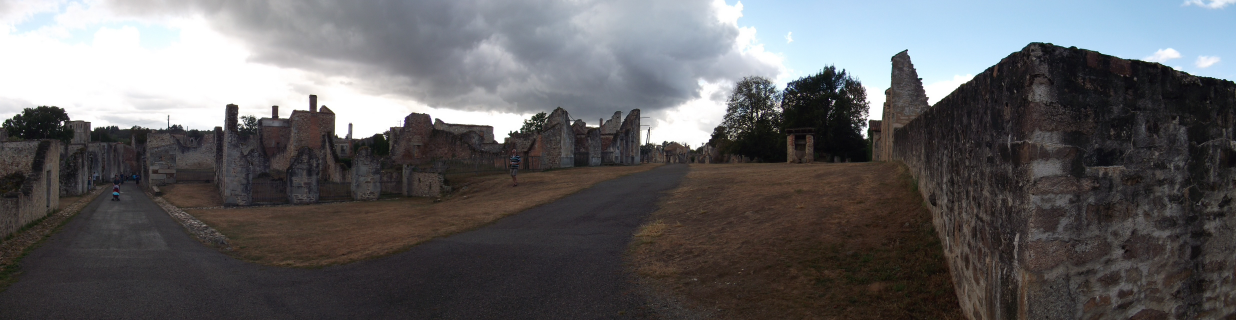
#> input picture medias/panos/oradour1.jpg, 4944 x 1280 px, found by its file name (shown at 1/4 size)
$ python pwall.py
#> lines starting #> are read from the running program, lines starting #| are printed output that depends on the picture
import numpy as np
from PIL import Image
Image.MAX_IMAGE_PIXELS=None
W,H=4096,2048
def wall(src,out,hfov,el_c=0):
#> called with out = 'oradour_w.jpg', hfov = 200, el_c = 0
    im=Image.open(src).convert("RGB"); sw=int(W*hfov/360); sh=int(sw*im.height/im.width)
#> in wall, im is the input picture: PIL image 4944x1280 RGB; mean R, G, B 97.7, 96.8, 98.5
#> after `sh = int(sw * im.height / im.width)`: sh = 588
    a=np.asarray(im.resize((sw,sh),Image.LANCZOS)).astype(np.float32)
    y=np.linspace(0,1,H)[:,None,None]
    bg=np.where(y<0.5, np.array([14,16,22])*(0.6+0.8*y), np.array([20,18,16])*(1.4-0.8*y))
    cv=np.broadcast_to(bg,(H,W,3)).copy()
    yc=int(H/2-el_c/180*H); y0=yc-sh//2; x0=(W-sw)//2
#> after `y0 = yc - sh // 2`: y0 = 730
    ex=int(sw*0.035); ey=int(sh*0.08)
#> after `ey = int(sh * 0.08)`: ey = 47
    fx=np.clip(np.minimum(np.arange(sw),sw-1-np.arange(sw))/ex,0,1); fy=np.clip(np.minimum(np.arange(sh),sh-1-np.arange(sh))/ey,0,1)
    m=(np.sqrt(fy[:,None]*fx[None,:]))[...,None]
    reg=cv[y0:y0+sh,x0:x0+sw]; cv[y0:y0+sh,x0:x0+sw]=a*m+reg*(1-m)
    # faint reflection below
    r=a[::-1][:int(sh*0.35)]*0.18; rh=r.shape[0]; fr=np.linspace(1,0,rh)[:,None,None]*fx[None,:,None]
#> after `r = a[::-1][:int(sh * 0.35)] * 0.18`:
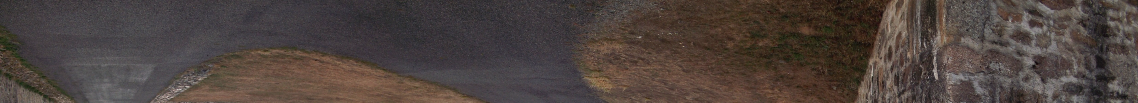
#> r: shape (205, 2275, 3) float32 (shown at 1/2 size); mean R, G, B 9.6, 8.3, 7.8; drawn with min black and max white
#> after `rh = r.shape[0]`: rh = 205
    cv[y0+sh+8:y0+sh+8+rh,x0:x0+sw]+=r*fr
    Image.fromarray(np.clip(cv,0,255).astype(np.uint8)).save(out,quality=90)
P="/home/claude/wmed/medias/panos/"
wall(P+"oradour1.jpg","oradour_w.jpg",200)
wall(P+"hiroshima.jpg","hiroshima_w.jpg",180,el_c=2)
#> call 2 of wall, with out = 'hiroshima_w.jpg', hfov = 180, el_c = 2
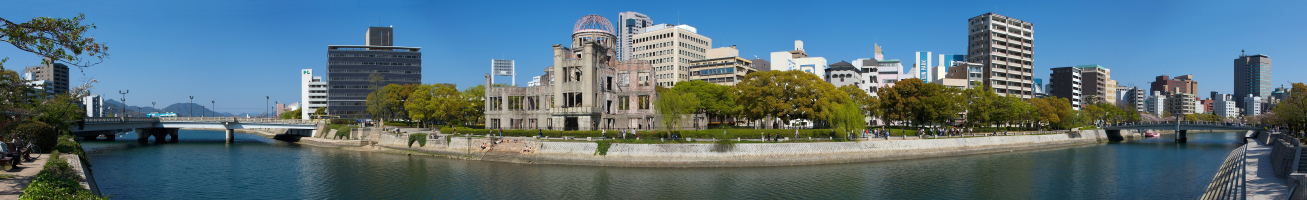
#> input picture medias/panos/hiroshima.jpg, 5225 x 800 px, found by its file name (shown at 1/4 size)
#> in wall, im is the input picture: PIL image 5225x800 RGB; mean R, G, B 88.3, 113.1, 124.2
#> in wall (call 2), `a=np.asarray(im.resize((sw,sh),Image.LANCZOS)).astype(np.float32)`:
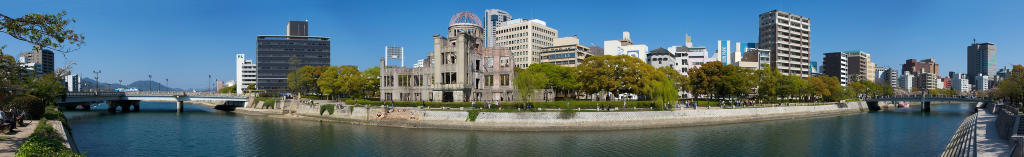
#> a: shape (313, 2048, 3) float32 (shown at 1/2 size); mean R, G, B 88.3, 113.1, 124.2
#> in wall (call 2), `r = a[::-1][:int(sh * 0.35)] * 0.18`:
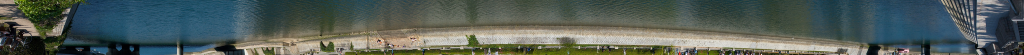
#> r: shape (109, 2048, 3) float32 (shown at 1/2 size); mean R, G, B 14.8, 16.8, 16; drawn with min black and max white
wall(P+"arromanches.jpg","arromanches_w.jpg",180)
#> call 3 of wall, with out = 'arromanches_w.jpg', hfov = 180, el_c = 0
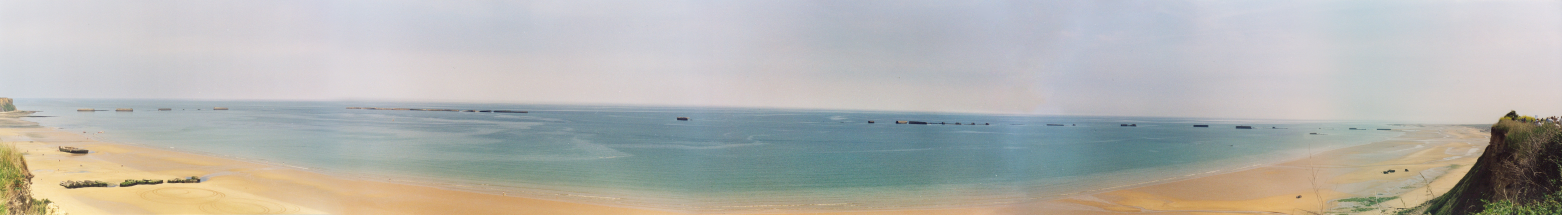
#> input picture medias/panos/arromanches.jpg, 7810 x 1075 px, found by its file name (shown at 1/5 size)
#> in wall, im is the input picture: PIL image 7810x1075 RGB; mean R, G, B 179.6, 179.6, 175.1
#> in wall (call 3), `cv[y0:y0 + sh, x0:x0 + sw] = a * m + reg * (1 - m)`:
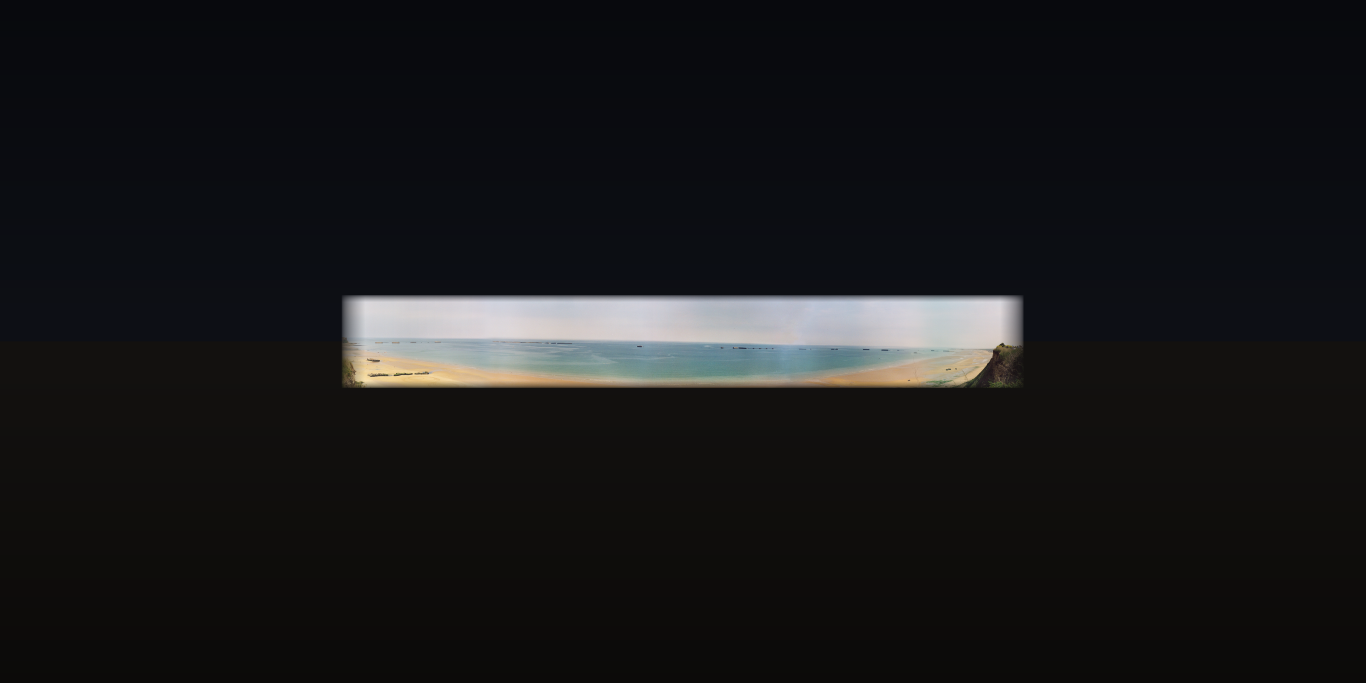
#> cv: shape (2048, 4096, 3) float64 (shown at 1/3 size); mean R, G, B 23.8, 23.9, 25.2
#> in wall (call 3), `r = a[::-1][:int(sh * 0.35)] * 0.18`:
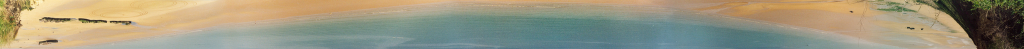
#> r: shape (98, 2048, 3) float32 (shown at 1/2 size); mean R, G, B 29, 28.2, 24.1; drawn with min black and max white
